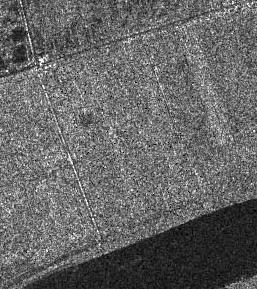
#> input picture SAR-Change-Detection/dataset/FarmlandD/200806.bmp, 257 x 289 px, found by its file name
$ python make_test_sample.py
#> lines starting #> are read from the running program, lines starting #| are printed output that depends on the picture
import cv2
import numpy as np
import os
def make_test_sample(pic_time1, pic_time2, dst_image_path):
#> called with pic_time1 = '.\\dataset\\FarmlandD\\200806.bmp', pic_time2 = '.\\dataset\\FarmlandD\\200906.bmp', dst_image_path = '.\\step3_test_dataset\\FarmlandD_test\\'
    pic_time1_data = cv2.imread(pic_time1)[...,0]
#> pic_time1_data: shape (289, 257); min 0, max 255, mean 101.7
    pic_time2_data = cv2.imread(pic_time2)[...,0]
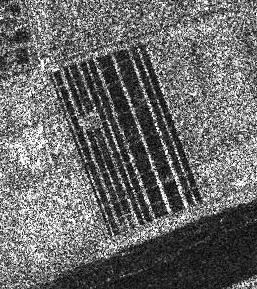
#> input picture SAR-Change-Detection/dataset/FarmlandD/200906.bmp, 257 x 289 px, found by its file name
#> pic_time2_data: shape (289, 257); min 0, max 255, mean 105.5
    print(pic_time1_data.shape)
#| (289, 257)

    pic_time1_data_pad = np.pad(pic_time1_data, 2) #padding width+4,height+4
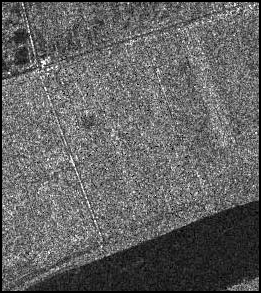
#> pic_time1_data_pad: shape (293, 261); min 0, max 255, mean 98.8
    pic_time2_data_pad = np.pad(pic_time2_data, 2) #padding width+4,height+4
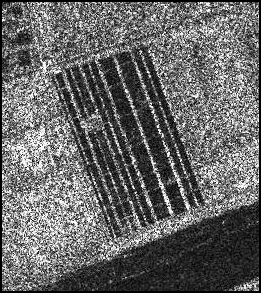
#> pic_time2_data_pad: shape (293, 261); min 0, max 255, mean 102.4
    print(pic_time1_data_pad.shape)
#| (293, 261)

    data_size = pic_time1_data_pad.shape
#> data_size = (293, 261)
    patch_size = 5
    for i in range(0, data_size[0]-patch_size+1):
        for j in range(0, data_size[1]-patch_size+1):
            pic1_patch = pic_time1_data_pad[i:i+patch_size, j:j+patch_size]
            pic1_path_pad = np.expand_dims(np.pad(pic1_patch, 1), -1)
            pic2_patch = pic_time2_data_pad[i:i+patch_size, j:j+patch_size]
            pic2_path_pad = np.expand_dims(np.pad(pic2_patch, 1), -1)
            merge_patch = np.concatenate([pic1_path_pad, pic2_path_pad], axis=-1)
            np.save(dst_image_path + pic_time1.split('\\')[-2] + '_'+ str(i+(patch_size//2)) + '_' +str(j+(patch_size//2)) + '.npy', merge_patch)

def main():
    pic_time1 = '.\\dataset\\FarmlandD\\200806.bmp'
    pic_time2 = '.\\dataset\\FarmlandD\\200906.bmp'
    dst_image_path = '.\\step3_test_dataset\\FarmlandD_test\\'
    if not os.path.exists(dst_image_path):
        os.makedirs(dst_image_path)
    make_test_sample(pic_time1, pic_time2, dst_image_path)

main()
